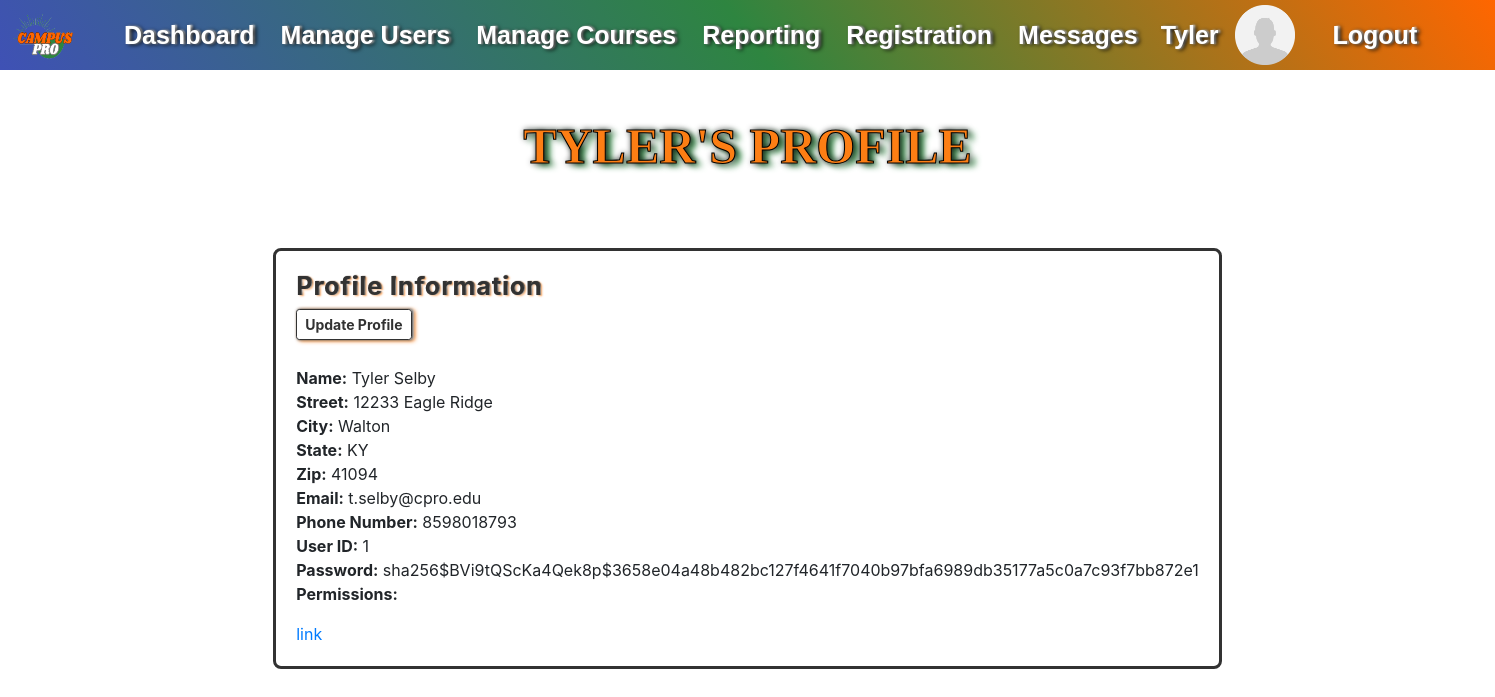
The page /user-profile/ (signed in) on the database as committed earlier.
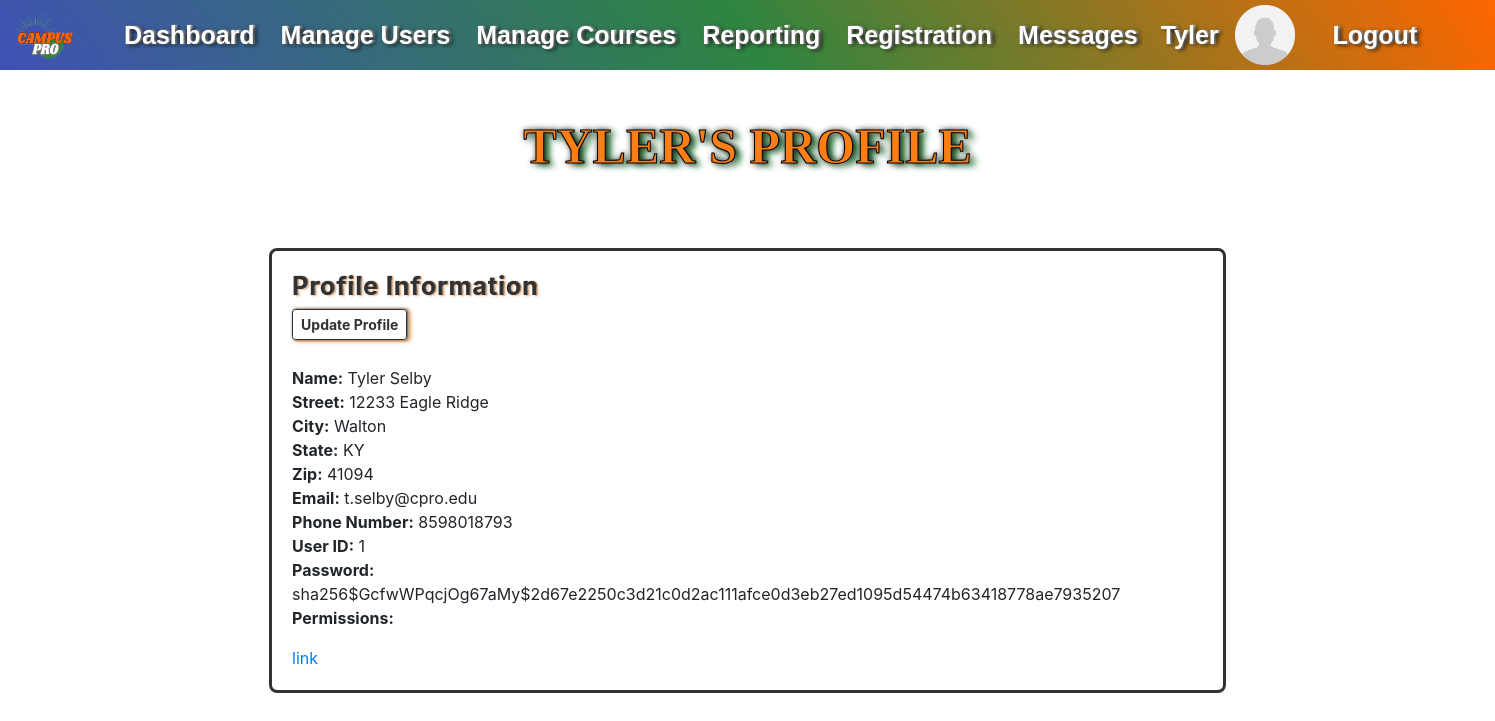
The same page on the database as committed later.
### website/models.py (models this page shows)
class User(db.Model, UserMixin):
    id = db.Column(db.Integer, primary_key=True)
    first_name = db.Column(db.String(50), nullable=False)
    last_name = db.Column(db.String(50), nullable=False)
    address = db.Column(db.String(100), nullable=False)
    city = db.Column(db.String(50), nullable=False)
    zip_code = db.Column(db.Integer, nullable=False)
    state = db.Column(db.String(50))
    email = db.Column(db.String(100), nullable=False, unique=True)
    phone_number = db.Column(db.String(15), nullable=False, unique=True)
    password = db.Column(db.String(20), nullable=False)
    permissions = db.Column(db.Integer, None)
    current_courses = db.relationship('Course', secondary=user_course, backref='enrolled_students')  # When a class is added, this field will store the Courses.id

### website/views.py (the view)
@views.route('/user-profile/')
@login_required
def user_profile():
    return render_template("user_profile.html")

### website/templates/user_profile.html (shortened to what this page needs)
{% extends "_template_admin.html" %}{% block title %}User Profile{% endblock %}
{%block content%}
<br>
<h1 class="student-title">{{current_user.first_name}}'s Profile</h1>
<div class="container-template">
    <div class="card profile-card" style="border: 3px solid #323232; border-radius: 8px;">
      <div class="card-body">
        <h5 class="profile-card-title">Profile Information</h5>
        <a href="#" class="btn btn-sm" style=" font-weight: bold;">
          Update Profile
        </a>
        <br>
        <strong>Name:</strong>
        {{current_user.first_name}} {{current_user.last_name}}<br>
        <strong>Street:</strong>
        {{current_user.address}}<br>
        <strong>City:</strong>
        {{current_user.city}}<br>
        <strong>State:</strong>
        {{current_user.state}}<br>
        <strong>Zip:</strong>
        {{current_user.zip_code}}<br>
        <strong>Email:</strong>
        {{current_user.email}}<br>
        <strong>Phone Number:</strong>
        {{current_user.phone_number}}<br>
        {% if current_user.permissions == 0 %}
          <strong>User ID:</strong>
          {{current_user.id}}<br>
          <strong>Password:</strong>
          {{current_user.password}}<br>
          <strong>Permissions:</strong><br>
        {% endif %}
        <a href="#" class="card-link">link</a>
      </div>
    </div>
</div>
{% endblock %}

### website/templates/_template_admin.html (shortened to what this page needs)
<!DOCTYPE html>
<html>
  <head>
    <link rel="stylesheet"
      href="https://cdn.jsdelivr.net/npm/bootstrap@4.3.1/dist/css/bootstrap.min.css"
>
    <link
      rel="stylesheet"
      href="https://stackpath.bootstrapcdn.com/font-awesome/4.7.0/css/font-awesome.min.css"
    />
    <link rel="stylesheet" type="text/css" href="{{ url_for('static', filename='css/styles.css') }}">
  </head>
  <body>
    <div id="grad">
      <nav class="navbar navbar-expand-lg navbar-dark">
        <a class="navbar-brand" href="/">
          <img class="navbar-logo" src="{{ url_for('static', filename='assets/CampusProLogo.png') }}" alt="Navbar Logo">
        </a>
        <div class="container1">
          <div class="collapse navbar-collapse" id="navbar">
            <ul class="navbar-nav ml-auto" style="list-style-type: none;">
              <li class="nav-item active">
                <a class="nav-link" href="/admin/dash" style="color: #ffffff;">Dashboard <span class="sr-only">(current)</span></a>
              </li>
              <li class="nav-item">
                <a class="nav-link" href="/admin/manage_users" style="color: #ffffff;">Manage Users</a>
              </li>
              <li class="nav-item">
                <a class="nav-link" href="/admin/manage_courses" style="color: #ffffff;">Manage Courses</a>
              </li>
              <li class="nav-item">
                <a class="nav-link" href="#" style="color: #ffffff;">Reporting</a>
              </li>
              <li class="nav-item">
                <a class="nav-link" href="#" style="color: #ffffff;">Registration</a>
              </li>
              <li class="nav-item">
                <a class="nav-link" href="#" style="color: #ffffff;">Messages</a>
              </li>
            </ul>
            <div class="container2" style="display: flex; justify-content: flex-end;">
              <ul class="navbar-nav ml-auto" style="list-style-type: none;">
                <li style="margin-left: 15px; margin-right: 0%;">
                  <a class="navbar navbar-brand" href="/user-profile/" style="color: #ffffff;">{{current_user.first_name}}</a>
                </li>
                <li style="margin-left: 0%;">
                  <img class="profile-pic" href="/user-profile/"
                    src="{{ url_for('static', filename='assets/gen_profile_pic.png') }}"
                    alt="Profile Picture">
                </li>
                <li class="nav-item">
                  <a class="nav-link" href="/logout" style="color: #ffffff; margin-left: 20px;">Logout</a>
                </li>
              </ul>
            </div>
          </div>
        </div>
      </nav>
    </div>
    <div class="container-template">
      {% block content %}
      {% endblock %}
    </div>
  </body>
</html>

### website/static/css/styles.css (style rules this page uses)
#grad { background-image: linear-gradient(55deg, #3F51B5, #2E8540, #FF6600); }
.navbar { width: 100%; font-family: "Montserrat", "Arial", sans-serif; font-size: 25px; line-height: 35px; font-weight: bold; text-shadow: 3px 1px 4px #000, 2px 0 2px #fff; white-space: nowrap; padding: 0; }
.container1 { width: 100%; margin: 0%; padding: 0%; justify-items: left; }
.container2 { width: 100%; margin-right: 40px; padding-right: 20px; justify-items: right; }
.container-template { width: 80%; margin: auto; justify-items: center; }
.navbar-brand { display: flex; align-items: center; }
.profile-pic { width: 60px; height: 60px; padding: 0; margin-left: 0px; }
.navbar-logo { width: 70px; height: 60px; padding: 0; margin-right: 10px; margin-left: 10px; }
a.nav-link { padding: 0px; }
.navbar-nav { align-items: center; }
.nav-item { margin-left: 10px; }
body { padding-bottom: 50px; }
h1 { text-align:center; color:#3F51B5 }
.btn { align-items: center; margin-bottom: 5px; border: 1px solid #323232; box-shadow:1px 0 3px #323232, 2px 0 2px #fff, 3px 1px 4px #fd7e14; color: #323232; }
.student-title { font-size: 50px; font-weight: bold; color: #fd7e14; font-family: cursive; margin: 10px 0px 20px; text-transform: uppercase; text-shadow: 1px 0 6px #000, 6px 3px 6px #2E8540; margin: 22px 0px 20px; text-align: center; line-height: 60px; -webkit-text-stroke: 1px black; }
.profile-card-title { font-size: 25px; line-height: 30px; font-weight: bold; letter-spacing: 1px; text-shadow: 1px 2px 4px #fff, 1px 0 1px #000, 2px 1px 2px #fd7e14, 3px 1px 2px #fff; color: #323232; margin-bottom: 8px; }

Rows that differ between the two databases and show on the page:
changed User "TYLER": password "sha256$BVi9tQScKa4Qek8p$3658e04a48b482bc127f4641f7040b97bfa6989db35177a5c0a7c93f7bb872e1" → "sha256$GcfwWPqcjOg67aMy$2d67e2250c3d21c0d2ac111afce0d3eb27ed1095d54474b63418778ae7935207"
